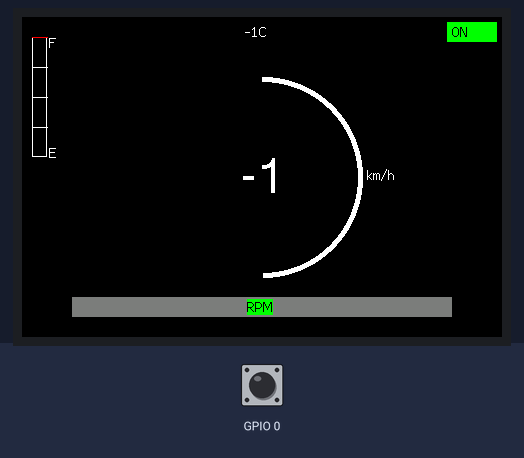
A program run on a simulated ESP32. Shown: 480×320 colour display. The inputs (shaded band) are chosen by the test bench; at power-on: GPIO 0 HIGH. Nothing arrives over Bluetooth unless stated.

Above: at 1.2 s.
1.3 s: GPIO 0 pulled LOW for 1 s
At 2.7 s:
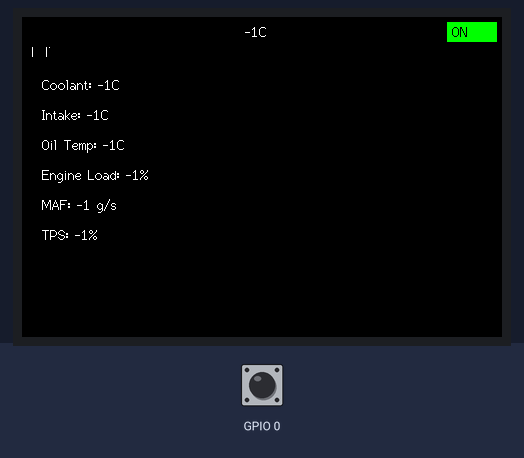
At 5.29 s:
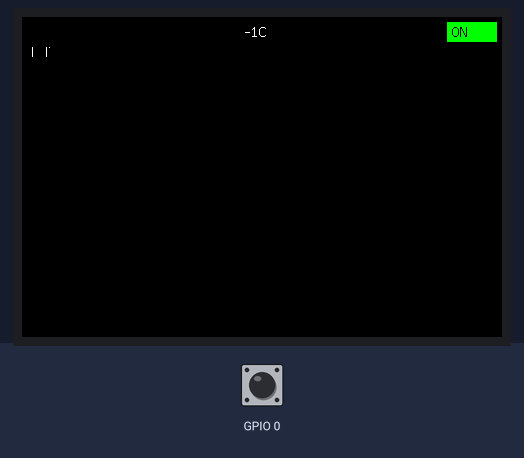
5.3 s: GPIO 0 pulled LOW for 3.2 s
At 6.7 s:
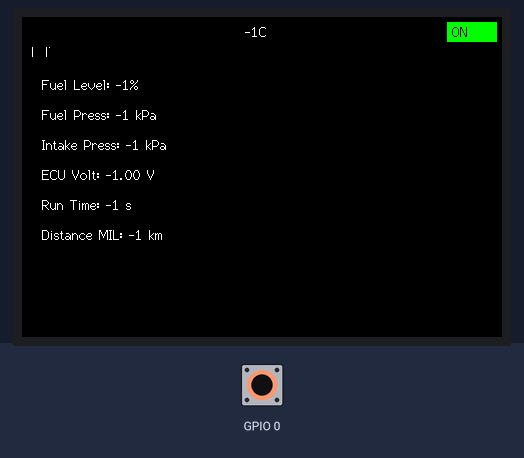
Timing chart, 0 to 8.3 s (numbered marks = the images above; inputs shaded):
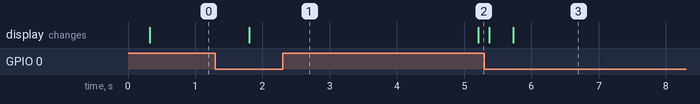

Measured:
- after the input at 1.3 s, the display: changes after 0.50 s (image 1)
- after the input at 5.3 s, the display: first differs from a run without the input after 0.43 s (image 3)

The program:

main.cpp
```cpp
#include "Arduino.h"
#include "BluetoothSerial.h"
#include "freertos/FreeRTOS.h"
#include "freertos/task.h"
#include "freertos/queue.h"
#include <TFT_eSPI.h>

// --- OBD-II e Bluetooth ---
QueueHandle_t obd_data_queue;
static BluetoothSerial SerialBT;
static uint8_t obdii_addr[6] = {0x00, 0x1D, 0xA5, 0xF3, 0xAF, 0xE9};
static const char* pin = "1234";

// --- Display ---
TFT_eSPI tft = TFT_eSPI();
int currentScreen = 1;

// --- Funzioni di decodifica ---
int decode_rpm(const char* data) {
    if (strlen(data) < 10) return -1;
    char hex_str[3]; int A, B;
    strncpy(hex_str, data+6, 2); hex_str[2]='\0'; sscanf(hex_str,"%x",&A);
    strncpy(hex_str, data+9, 2); hex_str[2]='\0'; sscanf(hex_str,"%x",&B);
    return (A*256+B)/4;
}

int decode_speed(const char* data) {
    if (strlen(data) < 7) return -1;
    char hex_str[3]; int A;
    strncpy(hex_str, data+6,2); hex_str[2]='\0'; sscanf(hex_str,"%x",&A);
    return A;
}

int decode_temp(const char* data) {
    if (strlen(data) < 7) return -1;
    char hex_str[3]; int A;
    strncpy(hex_str, data+6,2); hex_str[2]='\0'; sscanf(hex_str,"%x",&A);
    return A - 40;
}

int decode_load(const char* data) {
    if (strlen(data) < 7) return -1;
    char hex_str[3]; int A;
    strncpy(hex_str, data+6,2); hex_str[2]='\0'; sscanf(hex_str,"%x",&A);
    return (A*100)/255;
}

int decode_maf(const char* data) {
    if (strlen(data) < 10) return -1;
    char hex_str[3]; int A,B;
    strncpy(hex_str, data+6, 2); hex_str[2]='\0'; sscanf(hex_str,"%x",&A);
    strncpy(hex_str, data+9, 2); hex_str[2]='\0'; sscanf(hex_str,"%x",&B);
    return (A*256+B)/100; // g/s
}

int decode_tps(const char* data) {
    if (strlen(data) < 7) return -1;
    char hex_str[3]; int A;
    strncpy(hex_str, data+6,2); hex_str[2]='\0'; sscanf(hex_str,"%x",&A);
    return (A*100)/255;
}

int decode_fuel(const char* data) {
    if (strlen(data) < 7) return -1;
    char hex_str[3]; int A;
    strncpy(hex_str, data+6,2); hex_str[2]='\0'; sscanf(hex_str,"%x",&A);
    return (A*100)/255;
}

int decode_fuel_pressure(const char* data) { // PID 0A
    if (strlen(data) < 7) return -1;
    char hex_str[3]; int A;
    strncpy(hex_str, data+6,2); hex_str[2]='\0'; sscanf(hex_str,"%x",&A);
    return A*3; // kPa
}

int decode_intake_pressure(const char* data) { // PID 0B
    if (strlen(data) < 7) return -1;
    char hex_str[3]; int A;
    strncpy(hex_str, data+6,2); hex_str[2]='\0'; sscanf(hex_str,"%x",&A);
    return A; // kPa
}

int decode_run_time(const char* data) { // PID 1F
    if (strlen(data) < 10) return -1;
    char hex_str[3]; int A,B;
    strncpy(hex_str, data+6,2); hex_str[2]='\0'; sscanf(hex_str,"%x",&A);
    strncpy(hex_str, data+9,2); hex_str[2]='\0'; sscanf(hex_str,"%x",&B);
    return A*256+B; // secondi
}

int decode_distance_mil(const char* data) { // PID 21
    if (strlen(data) < 10) return -1;
    char hex_str[3]; int A,B;
    strncpy(hex_str, data+6,2); hex_str[2]='\0'; sscanf(hex_str,"%x",&A);
    strncpy(hex_str, data+9,2); hex_str[2]='\0'; sscanf(hex_str,"%x",&B);
    return A*256+B; // km
}

int decode_egr_error(const char* data) { // PID 2D
    if (strlen(data) < 7) return -1;
    char hex_str[3]; int A;
    strncpy(hex_str, data+6,2); hex_str[2]='\0'; sscanf(hex_str,"%x",&A);
    return (A*100)/255; // %
}

int decode_ambient_temp(const char* data) { // PID 46
    return decode_temp(data);
}

int decode_oil_temp(const char* data) { // PID 5C
    return decode_temp(data);
}

int decode_ecu_voltage(const char* data) { // PID 42
    if (strlen(data) < 10) return -1;
    char hex_str[3]; int A,B;
    strncpy(hex_str, data+6,2); hex_str[2]='\0'; sscanf(hex_str,"%x",&A);
    strncpy(hex_str, data+9,2); hex_str[2]='\0'; sscanf(hex_str,"%x",&B);
    return (A*256+B)/1000; // Volt
}

struct VehicleData {
    int rpm = -1;
    int speed = -1;            // km/h
    int coolantTemp = -1;      // °C
    int intakeTemp = -1;       // °C
    int engineLoad = -1;       // %
    int maf = -1;              // g/s
    int tps = -1;              // %
    int fuelLevel = -1;        // %
    int fuelPressure = -1;     // kPa
    int intakePressure = -1;   // kPa
    int engineRunTime = -1;    // s
    int distanceMIL = -1;      // km
    int egrError = -1;         // %
    int ambientTemp = -1;      // °C
    int oilTemp = -1;          // °C
    float ecuVoltage = -1;     // V
};

// Funzione di aggiornamento dei valori
void updateVehicleData(const char* pidResponse, int pidIndex, VehicleData &data) {
    switch(pidIndex){
        case 0: data.rpm = decode_rpm(pidResponse); break;
        case 1: data.speed = decode_speed(pidResponse); break;
        case 2: data.coolantTemp = decode_temp(pidResponse); break;
        case 3: data.intakeTemp = decode_temp(pidResponse); break;
        case 4: data.engineLoad = decode_load(pidResponse); break;
        case 5: data.maf = decode_maf(pidResponse); break;
        case 6: data.tps = decode_tps(pidResponse); break;
        case 7: data.fuelLevel = decode_fuel(pidResponse); break;
        case 8: data.fuelPressure = decode_fuel_pressure(pidResponse); break;
        case 9: data.intakePressure = decode_intake_pressure(pidResponse); break;
        case 10: data.engineRunTime = decode_run_time(pidResponse); break;
        case 11: data.distanceMIL = decode_distance_mil(pidResponse); break;
        case 12: data.egrError = decode_egr_error(pidResponse); break;
        case 13: data.ambientTemp = decode_ambient_temp(pidResponse); break;
        case 14: data.oilTemp = decode_oil_temp(pidResponse); break;
        case 15: data.ecuVoltage = decode_ecu_voltage(pidResponse); break;
    }
}

// Task OBD-II
void obd_task(void* parameter) {
    SerialBT.begin("ESP32_OBDII_Client", true);
    SerialBT.setPin(pin);

    const char* commands[] = {
        "010C\r","010D\r","0105\r","010F\r","0104\r","0110\r","0111\r","012F\r",
        "0A\r","0B\r","1F\r","21\r","2D\r","46\r","5C\r","42\r"
    };
    int commandIndex = 0;

    VehicleData vehicleData;  // Struct condivisa con display

    while(1) {
        if(!SerialBT.connected()){
            if(SerialBT.connect(obdii_addr)) Serial.println("Connected!");
            else { vTaskDelay(pdMS_TO_TICKS(5000)); continue; }
        }

        if(SerialBT.connected()) {
            SerialBT.print(commands[commandIndex]);
            String response = "";
            unsigned long startWait = millis();
            while(millis()-startWait<2000){
                while(SerialBT.available()) response += (char)SerialBT.read();
                if(response.indexOf('>')!=-1) break;
                vTaskDelay(pdMS_TO_TICKS(10));
            }

            if(response.length()>0){
                Serial.printf("RAW[%s]: %s\n", commands[commandIndex], response.c_str());
                updateVehicleData(response.c_str(), commandIndex, vehicleData);

                // Stampa tutti i valori aggiornati
                Serial.printf("RPM: %d | Speed: %d km/h | Coolant: %d°C | Intake: %d°C | Load: %d%%\n",
                              vehicleData.rpm, vehicleData.speed, vehicleData.coolantTemp,
                              vehicleData.intakeTemp, vehicleData.engineLoad);
                Serial.printf("MAF: %d g/s | TPS: %d%% | Fuel: %d%% | Fuel Pressure: %d kPa | Intake Pressure: %d kPa\n",
                              vehicleData.maf, vehicleData.tps, vehicleData.fuelLevel,
                              vehicleData.fuelPressure, vehicleData.intakePressure);
                Serial.printf("RunTime: %d s | Dist MIL: %d km | EGR: %d%% | Ambient: %d°C | Oil: %d°C | ECU V: %.2f\n\n",
                              vehicleData.engineRunTime, vehicleData.distanceMIL,
                              vehicleData.egrError, vehicleData.ambientTemp,
                              vehicleData.oilTemp, vehicleData.ecuVoltage);
            }

            commandIndex = (commandIndex+1)%16;
        }
        vTaskDelay(pdMS_TO_TICKS(2000));
    }
}

// --- Top bar: temperatura al centro, Bluetooth a destra ---
void drawTopBar(bool btConnected, int ambientTemp){
    tft.fillRect(0, 0, tft.width(), 30, TFT_BLACK); // sfondo

    // Bluetooth a destra
    int rectW = 50, rectH = 20;
    int rectX = tft.width() - rectW - 5, rectY = 5;
    uint16_t btColor = btConnected ? TFT_GREEN : TFT_RED;
    tft.fillRect(rectX, rectY, rectW, rectH, btColor);
    tft.setTextColor(TFT_BLACK, btColor);
    tft.setTextFont(2);
    tft.setCursor(rectX + 5, rectY + 2);
    tft.print(btConnected ? "ON" : "OFF");

    // Temperatura al centro
    String tempStr = String(ambientTemp) + "°C";
    int w = tft.textWidth(tempStr);
    int x = (tft.width() - w)/2;
    tft.setTextColor(TFT_WHITE, TFT_BLACK);
    tft.setCursor(x, rectY + 2);
    tft.print(tempStr);
}

// --- Schermata 1: velocità, RPM, fuel ---
void updateScreen1(const VehicleData &vData, bool btConnected){
    tft.fillRect(0, 30, tft.width(), tft.height()-30, TFT_BLACK); // cancella sotto top bar
    drawTopBar(btConnected, vData.ambientTemp);

    // --- Fuel level a sinistra ---
    int fuelBarH = 120, fuelBarW = 15;
    int fuelX = 10, fuelY = 20; // più in alto
    tft.drawRect(fuelX,fuelY,fuelBarW,fuelBarH,TFT_WHITE);

    // divisione in 4 zone
    for(int i=1;i<4;i++){
        int yLine = fuelY + i*fuelBarH/4;
        tft.drawLine(fuelX, yLine, fuelX+fuelBarW, yLine, TFT_WHITE);
    }

    // riempimento fuel
    int fillH = (vData.fuelLevel*fuelBarH)/100;
    tft.fillRect(fuelX, fuelY + fuelBarH - fillH, fuelBarW, fillH, TFT_YELLOW);

    // tacca finale rossa in alto
    tft.drawLine(fuelX, fuelY, fuelX+fuelBarW, fuelY, TFT_RED);

    // F ed E
    tft.setTextFont(2); tft.setTextColor(TFT_WHITE);
    tft.setCursor(fuelX + fuelBarW + 2, fuelY - 2);
    tft.print("F");
    tft.setCursor(fuelX + fuelBarW + 2, fuelY + fuelBarH - 12);
    tft.print("E");

     // --- Semicerchio centrale ---
    int centerX = tft.width()/2;
    int centerY = 160;
    int arcRadius = 100;
    int arcThickness = 4;

    tft.drawArc(centerX, centerY, arcRadius, arcRadius - arcThickness,
                180, 360, TFT_WHITE, TFT_BLACK, true);

    // velocità al centro
    tft.setTextFont(6); // dimensione più adatta
    tft.setTextColor(TFT_WHITE, TFT_BLACK);
    int speedW = tft.textWidth(String(vData.speed));
    tft.setCursor(centerX - speedW/2, centerY - 20);
    tft.print(vData.speed);

    // km/h a destra del semicerchio
    tft.setTextFont(2);
    tft.setCursor(centerX + arcRadius + 5, centerY - 10);
    tft.print("km/h");

    // --- Barra RPM sotto la velocità ---
    int barX = 50, barY = centerY + arcRadius + 20, barW = tft.width() - 100, barH = 20;
    float rpmRatio = (float)vData.rpm/6000;
    if(rpmRatio>1.0) rpmRatio=1.0;

    // sfondo barra
    tft.fillRect(barX, barY, barW, barH, TFT_DARKGREY);

    // riempimento barra
    uint16_t rpmColor = (vData.rpm<3000)?TFT_GREEN:(vData.rpm<4500)?TFT_YELLOW:TFT_RED;
    tft.fillRect(barX, barY, (int)(barW*rpmRatio), barH, rpmColor);

    // testo RPM dentro barra
    tft.setTextFont(2);
    tft.setTextColor(TFT_BLACK, rpmColor);
    tft.setCursor(barX + barW/2 - 15, barY + 2);
    tft.print("RPM");
}


// --- Schermata 2: parametri motore ---
void updateScreen2(const VehicleData &vData, bool btConnected){
    tft.fillRect(0,40,tft.width(),tft.height()-40,TFT_BLACK);
    drawTopBar(btConnected,vData.ambientTemp);

    int x=20, y=60, spacingY=30;
    tft.setTextFont(2); tft.setTextColor(TFT_WHITE);

    tft.setCursor(x,y); tft.printf("Coolant: %d°C", vData.coolantTemp); y+=spacingY;
    tft.setCursor(x,y); tft.printf("Intake: %d°C", vData.intakeTemp); y+=spacingY;
    tft.setCursor(x,y); tft.printf("Oil Temp: %d°C", vData.oilTemp); y+=spacingY;
    tft.setCursor(x,y); tft.printf("Engine Load: %d%%", vData.engineLoad); y+=spacingY;
    tft.setCursor(x,y); tft.printf("MAF: %d g/s", vData.maf); y+=spacingY;
    tft.setCursor(x,y); tft.printf("TPS: %d%%", vData.tps);
}

// --- Schermata 3: ECU e pressioni ---
void updateScreen3(const VehicleData &vData, bool btConnected){
    tft.fillRect(0,40,tft.width(),tft.height()-40,TFT_BLACK);
    drawTopBar(btConnected,vData.ambientTemp);

    int x=20, y=60, spacingY=30;
    tft.setTextFont(2); tft.setTextColor(TFT_WHITE);

    tft.setCursor(x,y); tft.printf("Fuel Level: %d%%", vData.fuelLevel); y+=spacingY;
    tft.setCursor(x,y); tft.printf("Fuel Press: %d kPa", vData.fuelPressure); y+=spacingY;
    tft.setCursor(x,y); tft.printf("Intake Press: %d kPa", vData.intakePressure); y+=spacingY;
    tft.setCursor(x,y); tft.printf("ECU Volt: %.2f V", vData.ecuVoltage); y+=spacingY;
    tft.setCursor(x,y); tft.printf("Run Time: %d s", vData.engineRunTime); y+=spacingY;
    tft.setCursor(x,y); tft.printf("Distance MIL: %d km", vData.distanceMIL);
}

// --- Task display aggiornato ---
void display_task(void* parameter){
    tft.init();
    tft.setRotation(1);

    VehicleData vehicleData;  // aggiornato dal task OBD
    int lastBootButtonState = digitalRead(0);
    pinMode(0, INPUT_PULLUP);

    while(1){
        // Lettura tasto per cambiare schermata
        int buttonState = digitalRead(0);
        if(buttonState == LOW && lastBootButtonState == HIGH){
            currentScreen++;
            if(currentScreen>3) currentScreen=1;
        }
        lastBootButtonState = buttonState;

        // Aggiornamento schermata in base a currentScreen
        switch(currentScreen){
            case 1: updateScreen1(vehicleData, SerialBT.connected()); break;
            case 2: updateScreen2(vehicleData, SerialBT.connected()); break;
            case 3: updateScreen3(vehicleData, SerialBT.connected()); break;
        }

        vTaskDelay(pdMS_TO_TICKS(200));
    }
}

// --- Setup ---
void setup(){
    Serial.begin(115200);
    obd_data_queue = xQueueCreate(10,sizeof(char*));
    if(obd_data_queue==NULL){ while(1); }

    xTaskCreatePinnedToCore(obd_task,"OBD Task",4096,NULL,5,NULL,1);
    xTaskCreatePinnedToCore(display_task,"Display Task",4096,NULL,4,NULL,0);
}

// --- Loop ---
void loop(){ vTaskDelay(1); }
```
